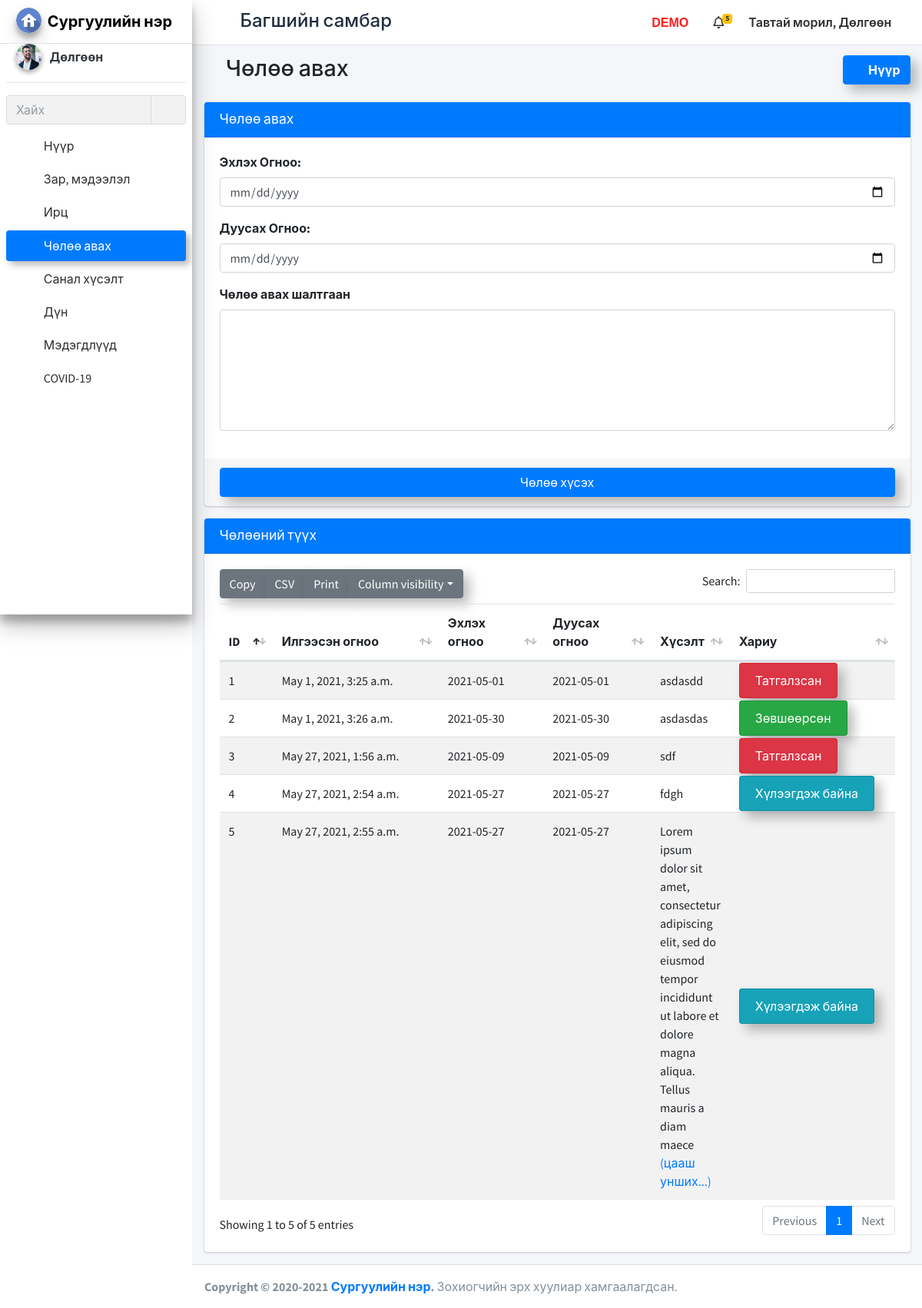
Page /staff_apply_leave (signed in) on the committed database.
### school_management_app/models.py (models this page shows)
class CustomUser(AbstractUser):
    user_type_data=((1,"HOD"),(2,"Staff"),(3,"Student"),(4,"Parent"))
    user_type=models.CharField(default=1,choices=user_type_data,max_length=10)

class Staffs(models.Model):
    id=models.AutoField(primary_key=True)
    admin=models.OneToOneField(CustomUser,on_delete=models.CASCADE)
    address=models.TextField()
    created_at=models.DateTimeField(auto_now_add=True)
    updated_at=models.DateTimeField(auto_now_add=True)
    profile_pic=models.FileField(default="")
    fcm_token=models.TextField(default="")
    objects=models.Manager()

class LeaveReportStaff(models.Model):
    id = models.AutoField(primary_key=True)
    staff_id = models.ForeignKey(Staffs, on_delete=models.CASCADE)
    leave_start_date=models.CharField(max_length=255)
    leave_end_date=models.CharField(max_length=255, default="")
    leave_message = models.TextField()
    leave_status = models.IntegerField(default=0)
    created_at = models.DateTimeField(auto_now_add=True)
    updated_at = models.DateTimeField(auto_now_add=True)
    objects = models.Manager()

### school_management_app/StaffViews.py (the view)
# urls.py: path('staff_apply_leave', StaffViews.staff_apply_leave, name="staff_apply_leave"),
def staff_apply_leave(request):
    staff_obj = Staffs.objects.get(admin=request.user.id)
    leave_data=LeaveReportStaff.objects.filter(staff_id=staff_obj)
    user=CustomUser.objects.get(id=request.user.id)
    staff_pro=Staffs.objects.get(admin=user)
    staff=Staffs.objects.get(admin=request.user.id)
    notifications=NotificationStaffs.objects.filter(staff_id=staff.id)
    return render(request,"staff_template/staff_apply_leave.html",{"notifications":notifications,"leave_data":leave_data,"staff_pro":staff_pro})

### school_management_app/templates/staff_template/staff_apply_leave.html (shortened to what this page needs)
{% extends 'staff_template/base_template.html' %}
{% load static %}
{% block page_title %}
<i class="nav-icon fas fa-sign-out-alt"></i> Чөлөө авах
{% endblock page_title %}
{% block custom_css %}
<link rel="stylesheet" href="{% static "plugins/datatables-bs4/css/dataTables.bootstrap4.min.css" %}">
<link rel="stylesheet" href="{% static "plugins/datatables-responsive/css/responsive.bootstrap4.min.css" %}">
<link rel="stylesheet" href="{% static "plugins/datatables-buttons/css/buttons.bootstrap4.min.css" %}">
{% endblock custom_css %}
{% block main_content %}
<section class="content">
  <div class="container-fluid">
    <div class="row">
      <div class="col-md-12">
        <div class="card card-primary">
          <div class="card-header">
            <h3 class="card-title">Чөлөө авах</h3>
          </div>
          <form action="{% url 'staff_apply_leave_save' %}" method="post">
            <div class="card-body">
              <div class="form-group">
                <label>Эхлэх Огноо:</label>
                <input type="date" name="leave_start_date" class="form-control" placeholder="Leave Date" required>
              </div>
              <div class="form-group">
                <label>Дуусах Огноо:</label>
                <input type="date" name="leave_end_date" class="form-control" placeholder="Leave Date" required>
              </div>
              <div class="form-group">
                <label>Чөлөө авах шалтгаан</label>
                <textarea class="form-control" rows="6" name="leave_msg" required></textarea>
              </div>
            </div>
            <div class="card-footer">
              <button type="submit" class="btn btn-primary btn-block shadow-custom" id="fetch_student">Чөлөө хүсэх</button>
            </div>
          </form>
        </div>
        <div class="card card-primary">
          <div class="card-header">
            <h3 class="card-title">Чөлөөний түүх</h3>
          </div>
          {% if leave_data %}
          <div class="card-body">
            <table id="example1" class="table table-striped">
              <thead>
                <tr>
                  <th>ID</th>
                  <th>Илгээсэн огноо</th>
                  <th>Эхлэх огноо</th>
                  <th>Дуусах огноо</th>
                  <th>Хүсэлт</th>
                  <th>Хариу</th>
                </tr>
                </thead>
                <tbody>
                {% for row in leave_data %}
                <tr>
                  <td style="width:50px;">{{ row.id }}</td>
                  <td style="width:230px;">{{ row.created_at }}</td>
                  <td style="width:130px;">{{ row.leave_start_date }}</td>
                  <td style="width:130px;">{{ row.leave_end_date }}</td>
                  <td class="show-read-more">{{ row.leave_message }}</td>
                  <td style="width:210px; vertical-align: middle;">
                    {% if row.leave_status == 1 %}
                    <span class="alert alert-success shadow-custom">Зөвшөөрсөн</span>
                    {% elif row.leave_status == 2 %}
                    <span class="alert alert-danger shadow-custom">Татгалзсан</span>
                    {% else %}
                    <span class="alert alert-info shadow-custom">Хүлээгдэж байна</span>
                    {% endif %}
                  </td>
                </tr>
              {% endfor %}
              </tbody>
            </table>
          </div>
          {% else %}
          <div class="card-body">
            <h4>Чөлөөний түүх байхгүй байна.</h4>
          </div>
          {% endif %}
        </div>
      </div>
    </div>
  </div>
</section>
{% endblock main_content %}

### school_management_app/templates/staff_template/base_template.html (shortened to what this page needs)
{% load static %}
{% load humanize %}
<!DOCTYPE html>
<html>
<head>
  <link rel="stylesheet" href="{% static "plugins/fontawesome-free/css/all.min.css" %}">
  <link rel="stylesheet" href="https://code.ionicframework.com/ionicons/2.0.1/css/ionicons.min.css">
  <link rel="stylesheet" href="{% static "plugins/tempusdominus-bootstrap-4/css/tempusdominus-bootstrap-4.min.css" %}">
  <link rel="stylesheet" href="{% static "plugins/icheck-bootstrap/icheck-bootstrap.min.css" %}">
  <link rel="stylesheet" href="{% static "plugins/jqvmap/jqvmap.min.css" %}">
  <link rel="stylesheet" href="{% static "dist/css/adminlte.min.css" %}">
  <link rel="stylesheet" href="{% static "plugins/overlayScrollbars/css/OverlayScrollbars.min.css" %}">
  <link rel="stylesheet" href="{% static "plugins/daterangepicker/daterangepicker.css" %}">
  <link rel="stylesheet" href="{% static "plugins/summernote/summernote-bs4.css" %}">
  <link rel="stylesheet" href="{% static "custom/css/style.css" %}">
  {% block custom_css %} {% endblock custom_css %}
</head>
<body class="hold-transition sidebar-mini layout-fixed layout-navbar-fixed">
  <div class="wrapper">
    <nav class="main-header navbar navbar-expand navbar-white navbar-light">
      <ul class="navbar-nav">
        <li class="nav-item">
          <a class="nav-link" data-widget="pushmenu" href="#"><i class="fas fa-bars"></i></a>
        </li>
      </ul>
      <h4 class="title-c1" style="margin-left: 10px;margin-top: 5px;">
        <span class="desktop">Багшийн самбар</span>
      </h4>
      <ul class="navbar-nav ml-auto">
        <li class="nav-item d-flex">
          <a class="nav-link">
            <span class="desktop-demo">DEMO</span>
        </li>
        <li class="nav-item dropdown">
          <a class="nav-link" data-toggle="dropdown" href="#">
            <i class="far fa-bell"></i>
            {% if notifications.count == 0 %}
            <span class="badge badge-warning navbar-badge"></span>
            {% else %}
            <span class="badge badge-warning navbar-badge font-weight-bold">{{notifications.count}}</span>
            {% endif %}
          </a>
        </li>
        <li class="nav-item d-flex">
          <a class="nav-link title-c2" style="white-space: nowrap; cursor: pointer;" data-toggle="dropdown" aria-haspopup="true" aria-expanded="false">
            <span class="hidden">Тавтай морил, </span>{{ user.last_name }}
            <i class="fas fa-angle-down"></i>
          </a>
        </li>
      </ul>
    </nav>
    {% include 'staff_template/sidebar_template.html' with user=user id=id %}
    <div class="content-wrapper">
      <div class="content-header">
        <div class="container-fluid">
          <div class="row mb-2">
            <div class="col-sm-6">
              <h1 class="m-0">
                {% block page_title %}
                {% endblock page_title %}
              </h1>
            </div>
            <div class="col-sm-6">
              <ol class="breadcrumb float-sm-right">
                <li class="breadcrumb-item"><a class="btn btn-primary shadow-custom font-weight-bold" href="{% url 'staff_home' %}"><i class="nav-icon fas fa-tachometer-alt mr-2"></i>Нүүр</a></li>
              </ol>
            </div>
          </div>
        </div>
      </div>
      {% block main_content %}{% endblock main_content %}
    </div>
    {% include 'staff_template/footer.html' %}
  </div>
</body>
</html>

### school_management_app/templates/staff_template/sidebar_template.html (shortened to what this page needs)
{% load static %}
  <aside class="main-sidebar sidebar-light-primary elevation-4">
    <a href="/staff_home" class="brand-link">
      <img src="{% static "dist/img/home-icon.png" %}" alt="logo" class="brand-image img-circle elevation-3" style="opacity: 1">
      <span class="brand-text font-weight-bold">Сургуулийн нэр</span>
    </a>
    <div class="sidebar">
      <div class="user-panel mt-3 pb-3 mb-3 d-flex">
        <div class="image">
          <img src="{{ staff_pro.profile_pic }}" class="img-circle elevation-2 zoomD" alt="User Image">
        </div>
        <div class="info">
          <a href="{% url 'staff_profile' %}" class="d-block font-weight-bold">
            {{ user.last_name }}
          </a>
        </div>
      </div>
       <div class="form-inline">
        <div class="input-group" data-widget="sidebar-search">
          <input class="form-control form-control-sidebar" type="search" placeholder="Хайх" aria-label="Search">
          <div class="input-group-append">
            <button class="btn btn-sidebar" style="box-shadow: none !important;">
              <i class="fas fa-search fa-fw"></i>
            </button>
          </div>
        </div>
      </div>
      <nav class="mt-2">
        <ul class="nav nav-pills nav-sidebar flex-column nav-child-indent" data-widget="treeview" role="menu" data-accordion="false">
          <li class="nav-item">
            {% url 'staff_home' as staff_home %}
            <a href="{{ staff_home }}" class="nav-link {% if request.path == staff_home %} active {% endif %}">
              <i class="nav-icon fas fa-tachometer-alt"></i>
              <p>
                Нүүр
              </p>
            </a>
          </li>
          <li class="nav-item">
            {% url 'staff_news' as staff_news %}
            <a href="{{ staff_news }}" class="nav-link {% if request.path == staff_news %} active {% endif %}">
              <i class="nav-icon fas fa-newspaper"></i>
              <p>
                Зар, мэдээлэл
              </p>
            </a>
          </li>
          <li class="nav-item">
            {% url 'staff_take_attendance' as staff_take_attendance %}
            {% url 'staff_update_attendance' as staff_update_attendance %}
            <a href="#" class="nav-link {% if request.path == staff_take_attendance %} active {% elif request.path == staff_update_attendance %} active {% endif %}">
              <i class="nav-icon fas fa-user-check"></i>
              <p>
                Ирц
                <i class="right fas fa-angle-left"></i>
              </p>
            </a>
          </li>
          <li class="nav-item">
            {% url 'staff_apply_leave' as staff_apply_leave %}
            <a href="{{ staff_apply_leave }}" class="nav-link {% if request.path == staff_apply_leave %} active {% endif %}">
              <i class="nav-icon fas fa-sign-out-alt"></i>
              <p>
                Чөлөө авах
              </p>
            </a>
          </li>
          <li class="nav-item">
            {% url 'staff_feedback' as staff_feedback %}
            <a href="{{ staff_feedback }}" class="nav-link {% if request.path == staff_feedback %} active {% endif %}">
              <i class="nav-icon fas fa-comments"></i>
              <p>
                Санал хүсэлт
              </p>
            </a>
          </li>
          <li class="nav-item">
            {% url 'staff_add_result' as staff_add_result %}
            {% url 'edit_student_result' as edit_student_result %}
            <a href="#" class="nav-link {% if request.path == staff_add_result %} active {% elif request.path == edit_student_result %} active {% endif %}">
              <i class="nav-icon fas fa-graduation-cap"></i>
              <p>
                Дүн
                <i class="right fas fa-angle-left"></i>
              </p>
            </a>
          </li>
            {% url 'start_live_classroom' as start_live_classroom %}
           <li class="nav-item">
            {% url 'staff_all_notification' as staff_all_notification %}
            <a href="{{ staff_all_notification }}" class="nav-link {% if request.path == staff_all_notification %} active {% endif %}">
              <i class="nav-icon fas fa-bell"></i>
              <p>
                Мэдэгдлүүд
              </p>
            </a>
          </li>
          <li class="nav-item">
            {% url 'tcovid19' as tcovid19 %}
            <a href="{% url 'tcovid19' %}"
              class="nav-link {% if request.path == tcovid19 %} active {% endif %}">
              <i class="nav-icon fas fa-virus"></i>
              <p>
                COVID-19
              </p>
            </a>
          </li>
        </ul>
      </nav>
    </div>
  </aside>

### school_management_app/static/custom/css/style.css (style rules this page uses)
.shadow-custom { box-shadow: 8px 8px 15px rgba(0, 0, 0, 0.267) !important; }
.breadcrumb-item { margin-top: 10px; display: none; }
@media screen and (min-width: 992px) { .breadcrumb-item { margin-top: 0px; display: inline-block; } }
.btn { box-shadow: 8px 8px 15px rgba(0, 0, 0, 0.267) !important; }

### school_management_app/templates/staff_template/base_template.html (style rules this page uses)
.title-c1 { font-size: 20px; }
.desktop { font-size: 0px; }
.desktop-demo { font-size: 0px; }
.title-c2 { font-size: 15px; }
.hidden { font-size: 0; }
@media screen and (min-width: 992px) { .title-c1 { font-size: 24px; } }
@media screen and (min-width: 992px) { .desktop { font-size: 24px; } }
@media screen and (min-width: 992px) { .desktop-demo { font-size: 1rem; color: #ff1b1b; font-weight: 700; font-family: sans-serif; } }
@media screen and (min-width: 992px) { .title-c2 { font-size: 16px; font-weight: 600; } }
@media screen and (min-width: 992px) { .hidden { font-size: 16px; } }

### school_management_app/templates/staff_template/sidebar_template.html (style rules this page uses)
.zoomD { cursor: zoom-in; }
.nav-link.active { box-shadow: 5px 5px 8px rgba(0, 0, 0, 0.267) !important; color: rgb(255, 255, 255) !important; }
.nav-link { color: rgb(46, 46, 46) !important; }

### rows in the picture
CustomUser: last_name "Дөлгөөн"
Staffs: profile_pic (placeholder picture)
LeaveReportStaff: id "1", created_at "May 1, 2021, 3:25 a.m.", leave_start_date "2021-05-01", leave_end_date "2021-05-01", leave_message "asdasdd", leave_status "Татгалзсан"
LeaveReportStaff: id "2", created_at "May 1, 2021, 3:26 a.m.", leave_start_date "2021-05-30", leave_end_date "2021-05-30", leave_message "asdasdas", leave_status "Зөвшөөрсөн"
LeaveReportStaff: id "3", created_at "May 27, 2021, 1:56 a.m.", leave_start_date "2021-05-09", leave_end_date "2021-05-09", leave_message "sdf", leave_status "Татгалзсан"
LeaveReportStaff: id "4", created_at "May 27, 2021, 2:54 a.m.", leave_start_date "2021-05-27", leave_end_date "2021-05-27", leave_message "fdgh", leave_status "Хүлээгдэж байна"
LeaveReportStaff: id "5", created_at "May 27, 2021, 2:55 a.m.", leave_start_date "2021-05-27", leave_end_date "2021-05-27", leave_status "Хүлээгдэж байна"

### other values in the picture
{{ notifications.count }} "5"
